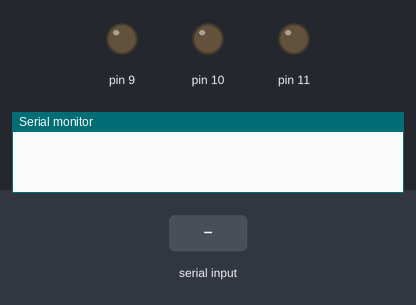
Recording of a sketch running on a simulated Arduino Uno, built with avr-gcc and run on an emulated ATmega328P. Parts: output pins drawn as LEDs (lit = HIGH), the last lines printed to the serial monitor. The test bench sets the inputs (shaded band).

Above: at 1.2 s.
1.3 s: "r90\n" received over Serial
At 1.8 s:
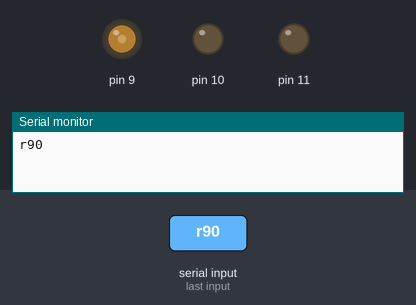
2.8 s: "g90\n" received over Serial
At 4.0 s:
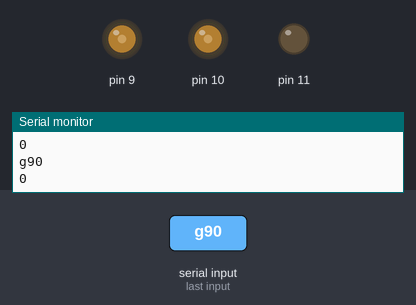
4.3 s: "b90\n" received over Serial
At 5.3 s:
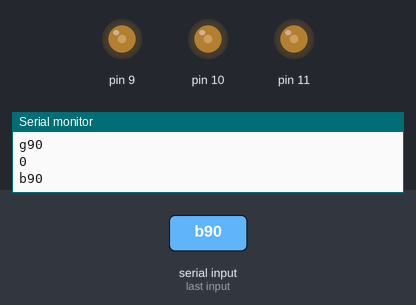
5.8 s: "r,45\n" received over Serial
At 6.5 s:
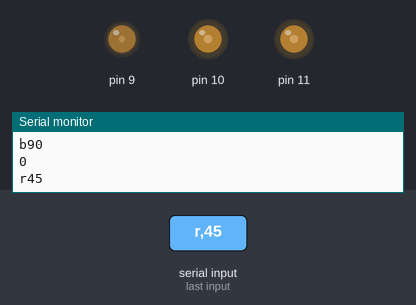
7.3 s: "g,45\n" received over Serial
At 7.6 s:
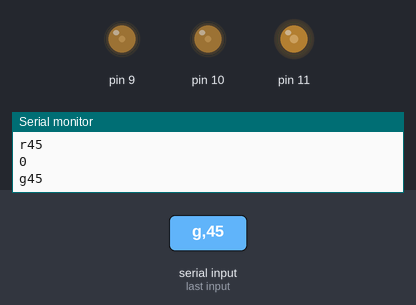
8.8 s: "b,45\n" received over Serial
At 10.0 s:
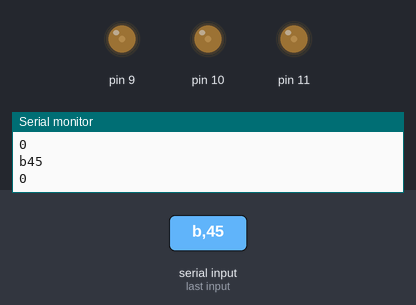
Timing chart, 0 to 11.3 s (numbered marks = the images above; inputs shaded):
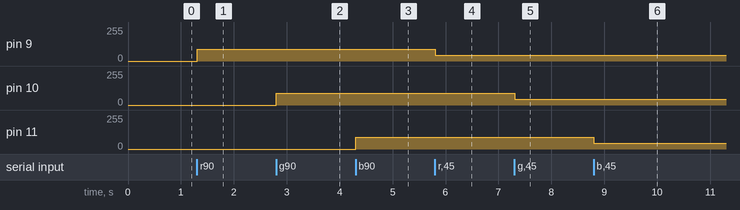

Measured:
- after the input at 1.3 s, pin 9: 0/255 → 90/255 at once
- after the input at 2.8 s, pin 10: 0/255 → 90/255 at once
- after the input at 4.3 s, pin 11: 0/255 → 90/255 at once
- after the input at 5.8 s, pin 9: 90/255 → 45/255 at once
- after the input at 7.3 s, pin 10: 90/255 → 45/255 at once
- after the input at 8.8 s, pin 11: 90/255 → 45/255 at once

The sketch:

Serial_RGB_LED_Control.ino
```cpp
void setup() {
  // put your setup code here, to run once:
  Serial.begin(9600);
}

void loop() {
  // put your main code here, to run repeatedly:
  if(Serial.available() > 0){
    //해당 매서드는 한번 부를때마다 한 글씩(1byte)읽음.
    char c = Serial.read();
    int n = Serial.parseInt();
    Serial.print(c);
    Serial.println(n);

    if (c == 'r') {analogWrite(9, n);}
    if (c == 'g') {analogWrite(10, n);}
    if (c == 'b') {analogWrite(11, n);}
  }

}
```
